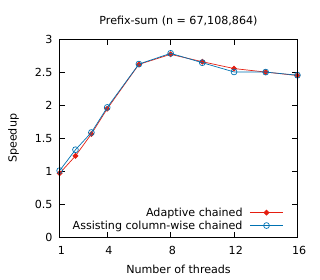

Reproduce this figure in gnuplot.
set title "Prefix-sum (n = 67,108,864)"
set terminal pdf size 3.2,2.8
set output "./results-intel-12900/Prefix-sum_n___67,108,864.pdf"
set key on
set key bottom right Right
set xrange [1:16]
set xtics (1, 4, 8, 12, 16, 20, 24, 28, 32)
set xlabel "Number of threads"
set yrange [0:3]
set ylabel "Speedup"
plot './results-intel-12900/Prefix-sum_n___67,108,864.dat' using 1:2 title "Adaptive chained" ls 7 lw 1 pointsize 0.6 pointtype 13 with linespoints, \
  './results-intel-12900/Prefix-sum_n___67,108,864.dat' using 1:3 title "Assisting column-wise chained" ls 6 lw 1 pointsize 0.7 with linespoints
